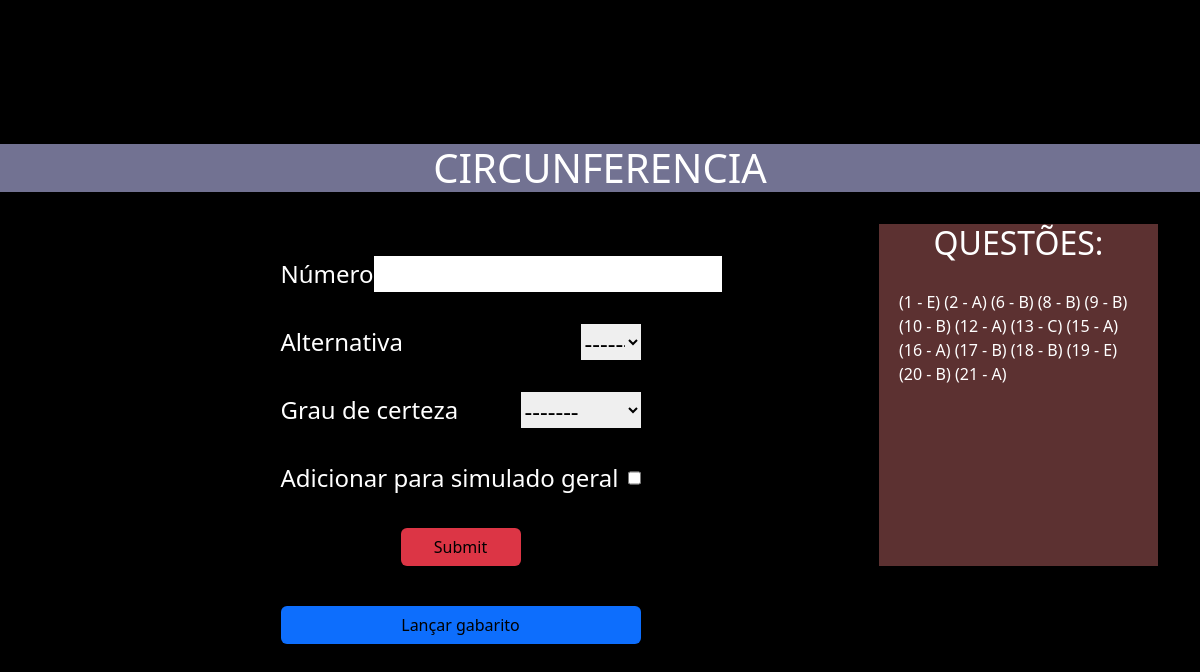
Before: /listaQuestoes/acessar/20 with the older database file.
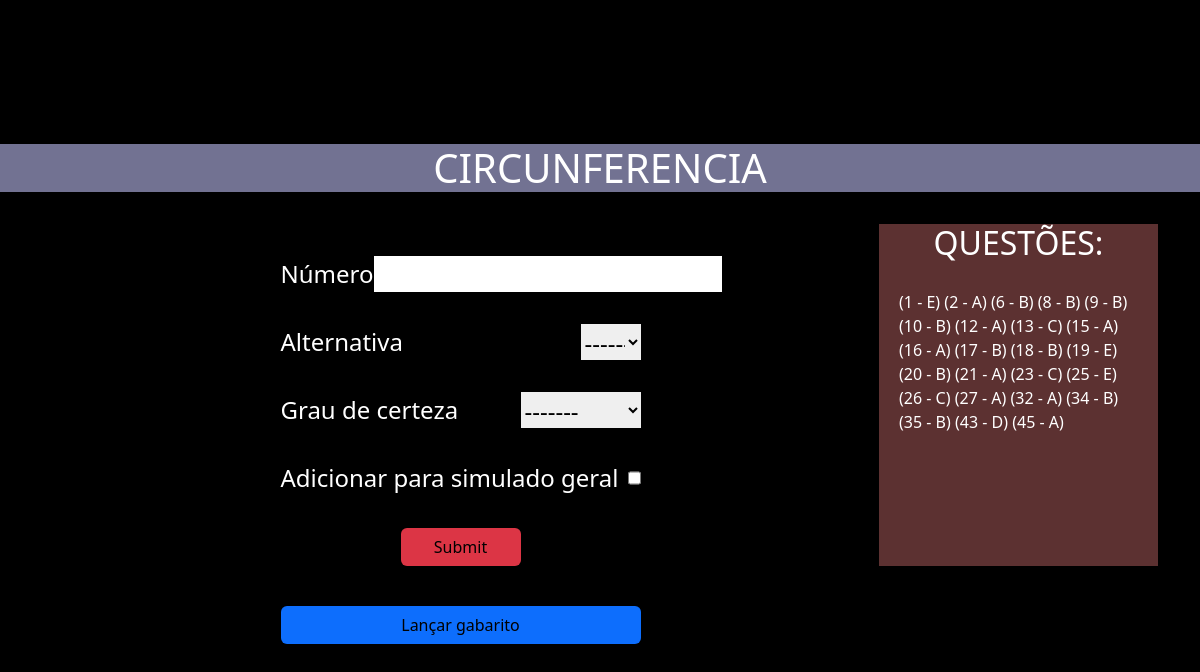
After: the same page with the newer database file.
### listaQuestoes/models.py (models this page shows, shortened)
class Listas(models.Model):
    nome = models.CharField(max_length=45)
    tipo = models.CharField(max_length=20) # se é discurssiva ou de assinalar
    materia = models.ForeignKey(Materia, on_delete=models.CASCADE, related_name='Vestibulares' )
    gabaritoLancado = models.BooleanField(default=False)

class QuestoesAssinalar(models.Model):
    numero = models.IntegerField()
    alternativaMarcada = models.CharField( max_length=20,
        choices=[(tag.name, tag.value) for tag in AlternativasEnum],
        default=AlternativasEnum.DEFAULT.name)
    grauDeCerteza = models.CharField( max_length=20,
        choices=[(tag.name, tag.value) for tag in GrauDeCertezaEnum],
        default=GrauDeCertezaEnum.DEFAULT.name)
    simuladoGeral = models.BooleanField()
    letraGabarito = models.CharField( max_length=20,
        choices=[(tag.name, tag.value) for tag in AlternativasEnum],
        default=AlternativasEnum.DEFAULT.name)
    lista = models.ForeignKey(Listas, on_delete=models.CASCADE)
    certo = models.BooleanField(default=False)

### listaQuestoes/views.py (the view, shortened to what this page needs)
# urls.py: path('acessar/<int:idLista>',acessarLista, name='acessarLista'),
def acessarLista(request, idLista):
    lista = Listas.objects.get(id=idLista)
    questoes =  QuestoesAssinalar.objects.filter(lista=lista)
    return render(request,"fazerLista.html", {"idLista": lista.id ,"lista":lista, "questoes":questoes})

### listaQuestoes/templates/fazerLista.html (shortened to what this page needs)
{%load static%}
<!DOCTYPE html>
<html lang="en">
<head>
    <link href="https://cdn.jsdelivr.net/npm/bootstrap@5.3.2/dist/css/bootstrap.min.css" rel="stylesheet">
    <link rel="stylesheet" href="{% static 'css/fazerLista.css' %}">
</head>
<body class="bg-black">
    <h1  class="titulo">{{lista.nome}}</h1>
   <div class="container">
    <div><form action="" method="POST">
          <div>  <label for="numero">Número</label>
            <input type="number" name="numero" required></div>
           <div>
            <label for="alternativa">Alternativa</label>
            <select name="alternativa" id="alternativa" required>
               <option value="" disabled selected>---------</option>
            </select>
           </div>
           <div>
            <label for="grauDeCerteza">Grau de certeza</label>
            <select name="grauDeCerteza" id="" >
               <option value="" selected disabled>-------</option>
            </select>
           </div>
         <div>   <label for="addSimulado">Adicionar para simulado geral</label>
            <input type="checkbox" name="addSimulado" id="">
            </div>
       <div>
        <input  class=" btn bg-danger mx-auto btnSubmit" type="submit">
       </div>
    </form>
</div>
        <div class="questoes">
              <h1>QUESTÕES:</h1>
               <p> {% for q in questoes %}
                ({{q.numero}} - {{q.alternativaMarcada}})
            {% endfor %}</p>
        </div>
        <div class="divFinalizar"> <button class="btn bg-primary finalizar">Lançar gabarito</button></div>
   </div>
</body>
</html>

### templates/static/css/fazerLista.css (style rules this page uses)
* { border: 0; margin: 0; padding: 0; box-sizing: border-box; }
body { background-color: black; }
#alternativa { width: 5vw; }
form { width: 30vw; margin: auto; font-size: 1.5rem; }
form div { margin-top: 4vh; display: flex; justify-content: space-between; }
label,h1,button,.btn { color: white; }
.titulo { margin-top: 18vh; margin-bottom: 4vh; background-color: rgb(114, 114, 146); text-align: center; }
.btn { text-align: center; margin: auto; width: 10vw; color: black; }
.container { display: grid; grid-template-columns: 3fr 1fr; }
.questoes { background-color: rgb(92, 49, 49); color: white; }
.questoes h1 { font-size: 2rem; text-align: center; }
.questoes p { padding: 20px; }
.divFinalizar { margin: auto; margin-top: 5vh; text-align: center; }
.finalizar { width: 30vw; }

Changed rows visible on the page:
added QuestoesAssinalar: numero "23", alternativaMarcada "C"
added QuestoesAssinalar: numero "25", alternativaMarcada "E"
added QuestoesAssinalar: numero "26", alternativaMarcada "C"
added QuestoesAssinalar: numero "27", alternativaMarcada "A"
added QuestoesAssinalar: numero "32", alternativaMarcada "A"
added QuestoesAssinalar: numero "34", alternativaMarcada "B"
added QuestoesAssinalar: numero "35", alternativaMarcada "B"
added QuestoesAssinalar: numero "43", alternativaMarcada "D"
added QuestoesAssinalar: numero "45", alternativaMarcada "A"
